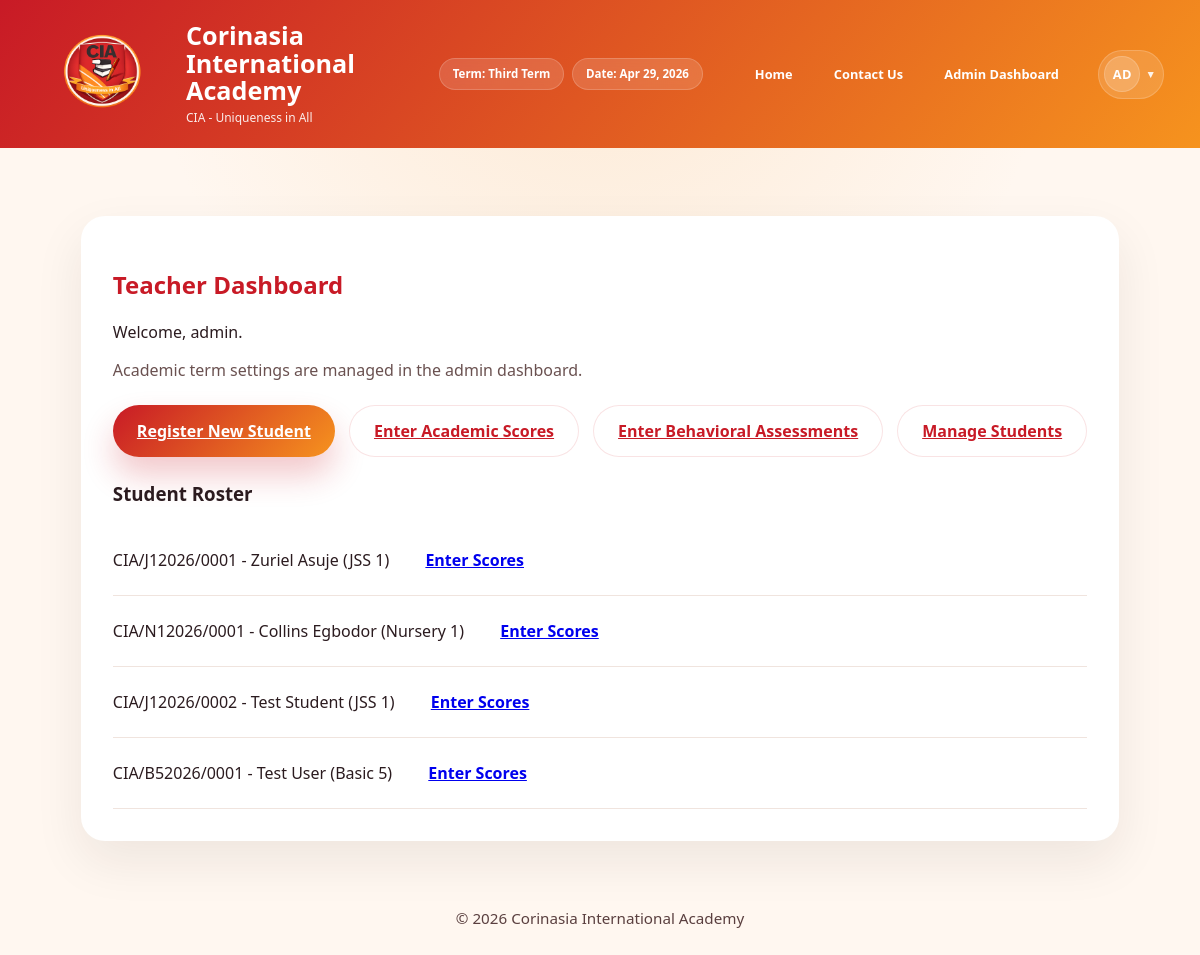
Screenshot of /teacher/dashboard/ (signed in) with the database file from the repository.
### grades/models.py (models this page shows, shortened)
class Student(models.Model):
    student_id = models.CharField(max_length=20, unique=True, db_index=True, help_text="Unique student ID")
    first_name = models.CharField(max_length=100)
    last_name = models.CharField(max_length=100)
    class_name = models.CharField(max_length=50, blank=True, null=True, help_text="Student's class (e.g., JSS1A, SS2B)")
    nationality = models.CharField(max_length=50, default='Nigeria')
    state_of_origin = models.CharField(max_length=50, blank=True, null=True)
    club_and_society = models.CharField(max_length=100, blank=True, null=True)
    sport_house = models.CharField(max_length=50, blank=True, null=True)
    date_of_birth = models.DateField(blank=True, null=True)
    enrollment_date = models.DateField(default=datetime.today)
    subjects = models.ManyToManyField('Subject', blank=True, related_name='students', help_text='Subjects the student is enrolled in for the current term')
    class Meta:
        ordering = ['last_name', 'first_name']
        verbose_name = "Student"
        verbose_name_plural = "Students"
        indexes = [
            models.Index(fields=['last_name', 'first_name']),
            models.Index(fields=['class_name']),
        ]

### grades/views.py (the view, shortened to what this page needs)
# urls.py: path('teacher/dashboard/', views.teacher_dashboard, name='teacher_dashboard'),
@login_required
def teacher_dashboard(request):
    profile = getattr(request.user, 'profile', None)
    if profile is None:
        messages.warning(request, 'Teacher access only. Please sign in with a teacher account.')
        return redirect('student_dashboard')
    if profile.role == 'admin':
        students = Student.objects.all().order_by('last_name')
    elif profile.role == 'class_teacher':
        students = Student.objects.filter(class_name=profile.assigned_class).order_by('last_name')
    elif profile.role == 'subject_teacher':
        assigned_subjects = profile.assigned_subjects.all()
        students = Student.objects.filter(grades__subject__in=assigned_subjects).distinct().order_by('last_name')
    else:
        students = Student.objects.none()
    form = StudentSignUpForm(user=request.user)
    return render(request, 'grades/teacher_dashboard.html', {
        'students': students,
        'form': form,
    })

### grades/context_processors.py (called while the page is built)
def _build_initials(display_name, fallback_username):
    source = display_name or fallback_username or 'User'
    parts = [part for part in source.split() if part]
    if len(parts) >= 2:
        initials = parts[0][0] + parts[1][0]
    else:
        initials = source[:2]
    return initials.upper()

### grades/models.py (called while the page is built)
    @classmethod
    def get_current_term(cls):
        term_setting = cls.objects.order_by('-updated_at').first()
        return term_setting.current_term if term_setting else 'first_term'

### grades/templates/grades/teacher_dashboard.html
{% extends 'grades/base.html' %}
{% block content %}
<div class="dashboard-shell">
    <div class="dashboard-card teacher-card">
        <h2>Teacher Dashboard</h2>
        <p>Welcome, {{ user.get_full_name|default:user.username }}.</p>
        <p class="helper-text">Academic term settings are managed in the admin dashboard.</p>
        <div class="teacher-actions">
            <a class="button button-primary" href="{% url 'register_student' %}">Register New Student</a>
            <a class="button button-secondary" href="{% url 'enter_academic_scores' %}">Enter Academic Scores</a>
            <a class="button button-secondary" href="{% url 'enter_behavioral_assessments' %}">Enter Behavioral Assessments</a>
            <a class="button button-secondary" href="{% url 'manage_students' %}">Manage Students</a>
        </div>
        <div class="student-list">
            <h3>Student Roster</h3>
            {% if students %}
                <ul>
                    {% for student in students %}
                        <li>
                            {{ student.student_id }} - {{ student.first_name }} {{ student.last_name }} ({{ student.class_name|default:'No Class' }})
                            <a href="{% url 'enter_academic_scores' %}?student={{ student.pk }}" class="button button-small" style="margin-left:8px;">Enter Scores</a>
                        </li>
                    {% endfor %}
                </ul>
            {% else %}
                <p class="empty-state">No students are registered yet.</p>
            {% endif %}
        </div>
    </div>
</div>
{% endblock %}

### grades/static/grades/css/style.css (style rules this page uses)
:root { --brand-red: #c81a26; --brand-orange: #f6931e; --brand-white: #ffffff; --brand-dark: #24181c; --surface: #faf6f3; --surface-alt: #fff1e6; --text: #2b1b1f; }
* { box-sizing: border-box; }
body { margin: 0; font-family: 'Segoe UI', Tahoma, Geneva, Verdana, sans-serif; background: radial-gradient(circle at top, rgba(248, 209, 163, 0.35), transparent 40%), #fff7f0; color: var(--text); }
.hero-copy, .hero-card, .dashboard-card, .login-card { background: var(--brand-white); border-radius: 24px; box-shadow: 0 20px 50px rgba(40, 20, 20, 0.08); padding: 32px; }
.hero-copy h2, .dashboard-card h2, .login-card h2 { color: var(--brand-red); }
.button { display: inline-flex; align-items: center; justify-content: center; padding: 14px 24px; border-radius: 999px; font-weight: 700; transition: transform 0.2s ease, box-shadow 0.2s ease; }
.button-primary { color: var(--brand-white); background: linear-gradient(135deg, var(--brand-red), var(--brand-orange)); box-shadow: 0 18px 32px rgba(200, 26, 38, 0.24); }
.button-secondary { color: var(--brand-red); background: rgba(255, 255, 255, 0.95); border: 1px solid rgba(200, 26, 38, 0.12); }
.login-panel, .dashboard-shell { display: flex; justify-content: center; padding-top: 36px; }
.helper-text, .empty-state { color: #6a5150; margin-top: 12px; }
.student-list ul { list-style: none; padding: 0; margin: 0; }
.student-list li { padding: 10px 0; border-bottom: 1px solid #f0e4de; }
.teacher-actions { display: flex; flex-wrap: wrap; gap: 14px; margin: 24px 0; }

### rows the page displays
Student: student_id "CIA/J12026/0001", first_name "Zuriel", last_name "Asuje", class_name "JSS 1"
Student: student_id "CIA/N12026/0001", first_name "Collins", last_name "Egbodor", class_name "Nursery 1"
Student: student_id "CIA/J12026/0002", first_name "Test", last_name "Student", class_name "JSS 1"
Student: student_id "CIA/B52026/0001", first_name "Test", last_name "User", class_name "Basic 5"

### other values shown
{{ portal_current_term_display }} "Third Term"
{{ portal_current_date|date:'M j, Y' }} "Apr 29, 2026"
{{ portal_user_initials }} "AD"
{{ user.get_full_name|default:user.username }} "admin"
